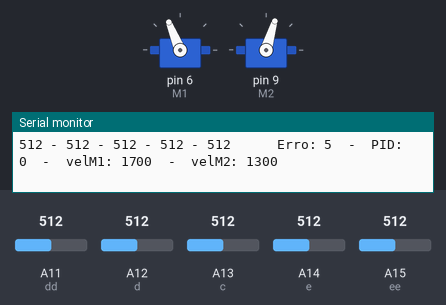
Simulated run of this sketch. Board: Arduino Mega 2560, built with avr-gcc and run on an emulated ATmega2560. On the bench: 2 × servo, the last lines printed to the serial monitor. Inputs (shaded band) come from the test bench; at power-on: A11 (dd) = 512, A13 (c) = 512, A12 (d) = 512, A14 (e) = 512, A15 (ee) = 512.

Above: at 1.2 s.
1.3 s: A11 (dd) set to 600
At 1.8 s:
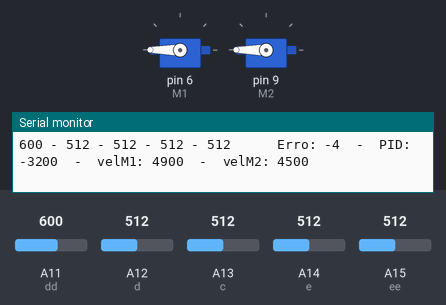
2.9 s: A13 (c) set to 575
5.9 s: A13 (c) set to 602
At 7.2 s:
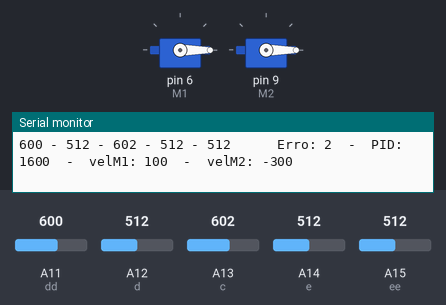
7.5 s: A11 (dd) set to 580
At 8.8 s:
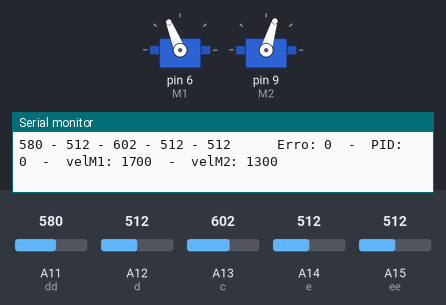
9.1 s: A12 (d) set to 600
At 10.1 s:
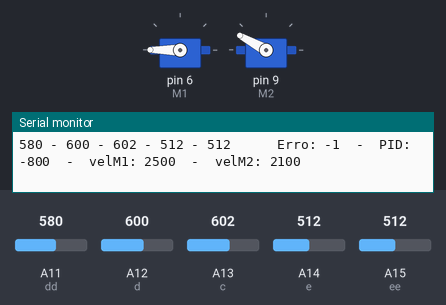
10.8 s: A12 (d) set to 580
At 10.97 s:
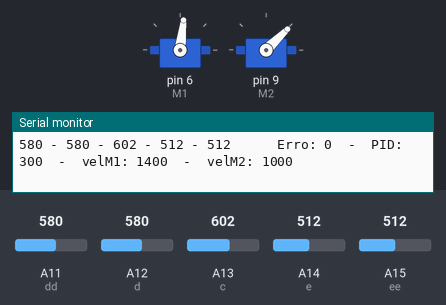
Timing chart, 0 to 13.5 s (numbered marks = the images above; inputs shaded):
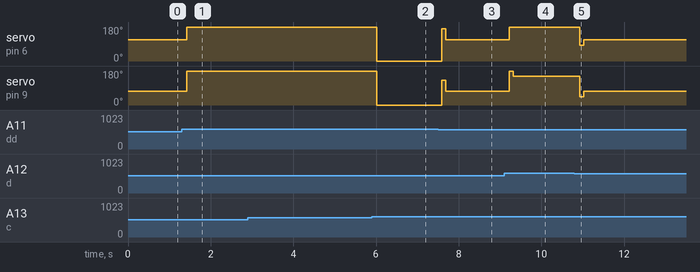

Measured:
- the behaviour switches between 589 and 590 on A13 (c) (found by bisection; images 1 and 2)
- the behaviour switches between 590 and 589 on A11 (dd) (found by bisection; images 2 and 3)
- after the input at 1.3 s, servo on pin 6 (M1): 112° → 180° after 0.12 s; servo on pin 9 (M2): 73° → 180° after 0.12 s
- after the input at 5.9 s, servo on pin 6 (M1), servo on pin 9 (M2): 180° → 0° after 0.12 s
- after the input at 7.5 s, servo on pin 6 (M1): 0° → 170° after 0.09 s, → 112° 0.09 s later; servo on pin 9 (M2): 0° → 132° after 0.09 s, → 73° 0.09 s later
- after the input at 9.1 s, servo on pin 6 (M1): 112° → 180° after 0.12 s; servo on pin 9 (M2): 73° → 180° after 0.12 s, → 151° 0.10 s later
- after the input at 10.8 s, servo on pin 6 (M1): 180° → 83° after 0.13 s, → 112° 0.09 s later; servo on pin 9 (M2): 151° → 44° after 0.13 s, → 73° 0.09 s later

The sketch:

Seguidor_de_linha_PID.ino
```cpp
//================== Código para Servomotor ===================//
#include <Servo.h>

#define dd  A11
#define d   A12
#define c   A13
#define e   A14
#define ee  A15

#define M1  6
#define M2  9

#define limite 590
#define valIn 1500       //0-255
#define vel 200

#define Kp 600
#define Ki 200   // A soma desses valores não pode
#define Kd 300   //ultrapassar 11000

Servo direita, esquerda;

unsigned long t1, t2;
int P, erroAnterior, velMax = valIn + 4*(Kp+Ki+Kd) + vel, velMin = valIn - 4*(Kp+Ki+Kd) - vel;
bool cont;
long PID;

int erro(){
  int DD = analogRead(dd), D = analogRead(d),
      C = analogRead(c), E = analogRead(e), EE = analogRead(ee);
  Serial.print(DD); Serial.print(" - "); Serial.print(D); Serial.print(" - ");
  Serial.print(C); Serial.print(" - "); Serial.print(E); Serial.print(" - ");
  Serial.print(EE);
  if(DD > limite && D > limite && C > limite && E > limite && EE > limite) return 6;
  if(DD < limite && D < limite && C < limite && E < limite && EE < limite) return 5;
  if(DD < limite && D < limite && C < limite && E < limite && EE > limite) return 4;
  if(DD < limite && D < limite && C < limite && E > limite && EE > limite) return 3;
  if(DD < limite && D < limite && C < limite && E > limite && EE < limite) return 2;
  if(DD < limite && D < limite && C > limite && E > limite && EE < limite) return 1;
  if(DD < limite && D < limite && C > limite && E < limite && EE < limite) return 0;
  if(DD < limite && D > limite && C > limite && E < limite && EE < limite) return -1;
  if(DD < limite && D > limite && C < limite && E < limite && EE < limite) return -2;
  if(DD > limite && D > limite && C < limite && E < limite && EE < limite) return -3;
  if(DD > limite && D < limite && C < limite && E < limite && EE < limite) return -4;
}

void calcularPID(){
  P = erro(); Serial.print("      Erro: "); Serial.print(P);
  if(P < 5){
    int I = I + P,
        D = P - erroAnterior;
    PID = (Kp*P)+(Ki*I)+(Kd*D);
    erroAnterior = P;
  }
}

void setup(){
  Serial.begin(9600);
  direita.attach(M1); esquerda.attach(M2);
}

void loop(){
  calcularPID();
  if(P == 6) pararMotor();
  if(P == 5){
    PID = 0; mover();
  }
  if(P < 5) mover();
}

void pararMotor(){
  if(cont){
    direita.writeMicroseconds(valIn); Serial.println();
    esquerda.writeMicroseconds(valIn);
  }
  else{
    direita.writeMicroseconds(valIn - vel); Serial.println();
    esquerda.writeMicroseconds(valIn + vel); cont++;
  }
}

void mover(){
  cont = 0;
  //PID = map(PID, 0, 4*(Kp+Kd+Ki), 0, valIn/3);
  long velM1, velM2;
  velM1 = valIn + vel - PID;
  velM2 = valIn - vel - PID;
  direita.writeMicroseconds(velM1);
  esquerda.writeMicroseconds(velM2);
  Serial.print("  -  PID: "); Serial.print(PID);
  Serial.print("  -  velM1: "); Serial.print(velM1);
  Serial.print("  -  velM2: "); Serial.println(velM2);
  Serial.println();
}
```
